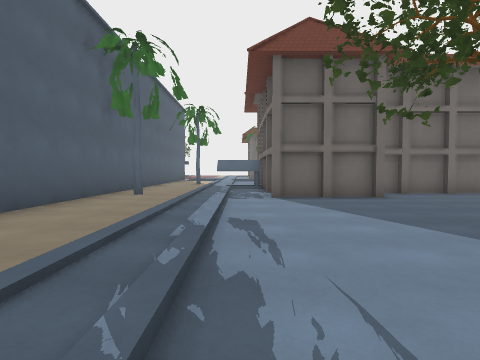
View 1 (above)

17 first-person views from a walk through a Godot game level. The camera is 1.3 m above the floor, tilts 2° down and sees 80° across. The floor is counted in squares, 2 m on a side. Each view is taken from the middle of a square. On the plan, view 1 faces up. The plan holds only what a view shows up to about 9 squares ahead; the rest is blank. The place goes on beyond the plan. Some surface patterns are stand-ins.

View 2
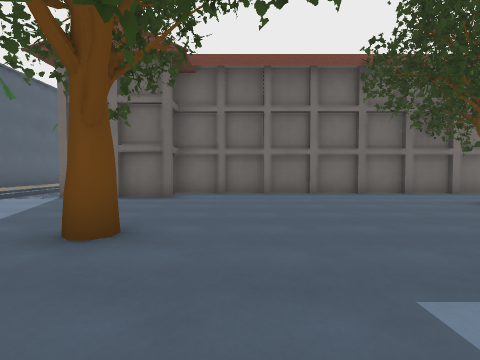

View 3
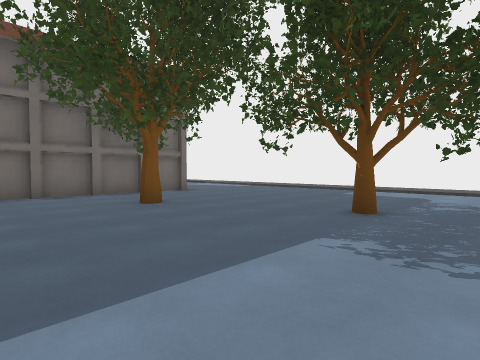

View 4
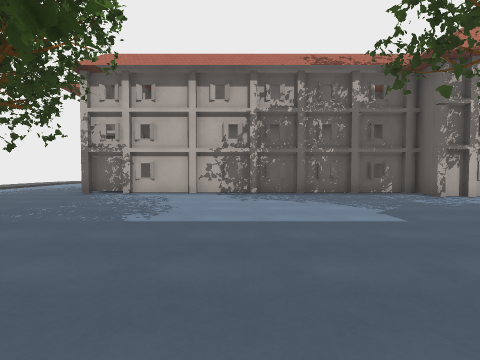

View 5
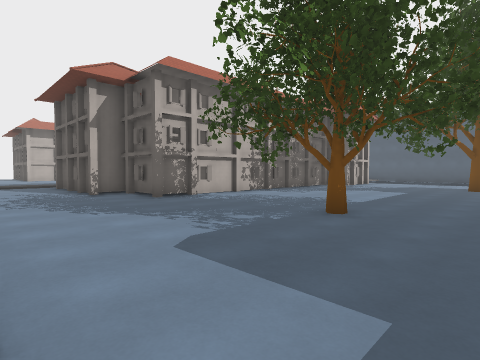

View 6
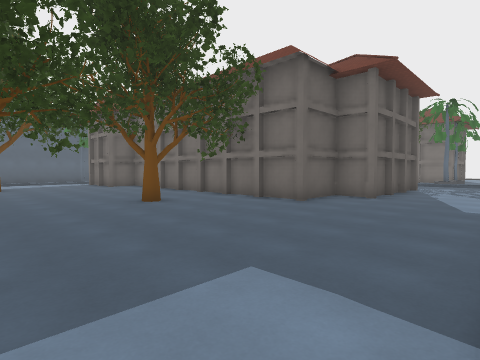

View 7
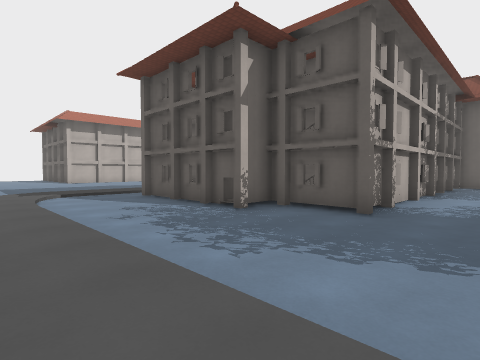

View 8
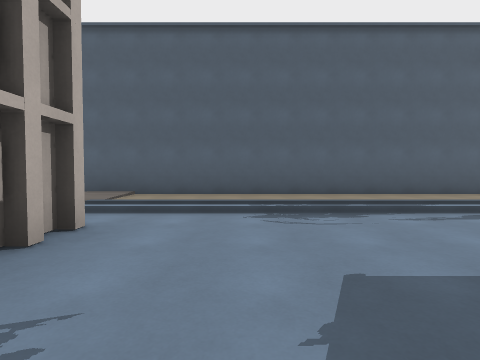

View 9
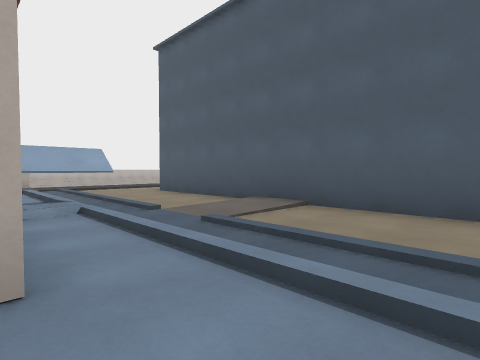

View 10
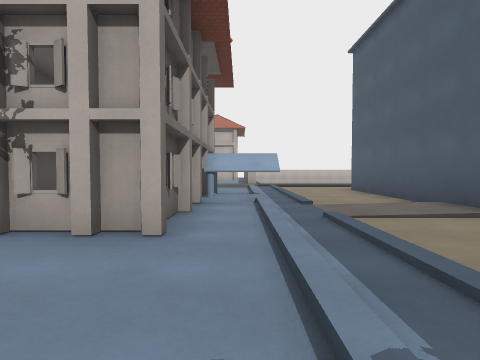

View 11
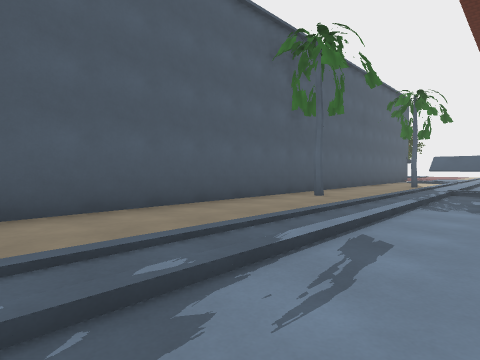

View 12
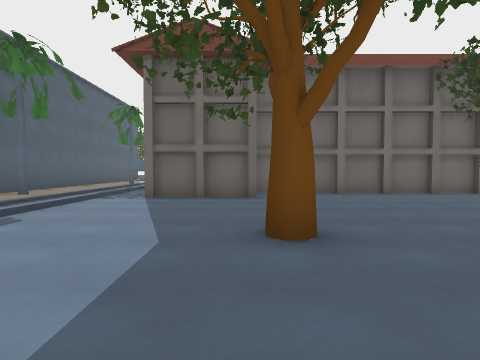

View 13
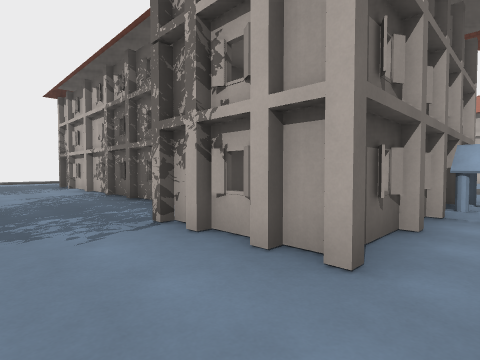

View 14
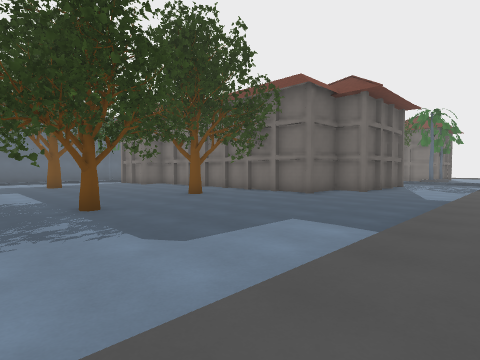

View 15
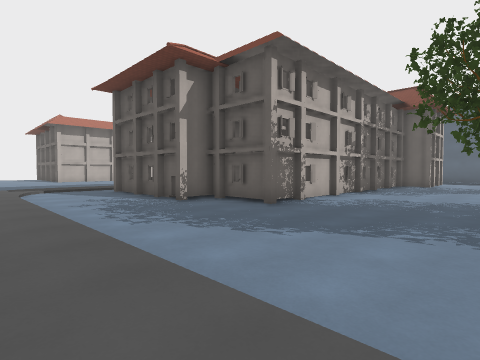

View 16
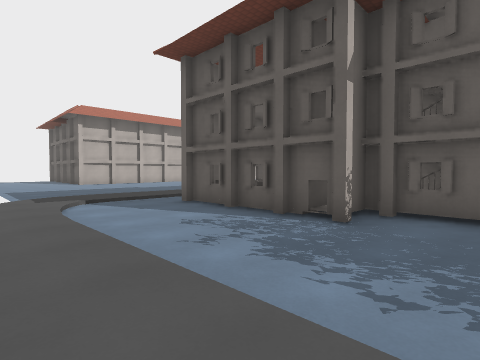

View 17
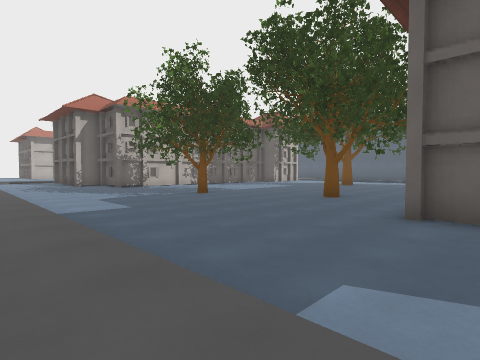

### Floor plan
Key: @ floor where view 1 was taken; # wall or solid block; . main floor; : floor 0.25 m higher than the main floor; / step, stairs or slope; T tree.
Columns run from 4 left of view 1 to 17 right of it. Each row starts with its distance up from view 1.
  9 #....           #.../:
  8 #....# ##########.../:
  7 #....###............/:
  6 #.................../:
  5 #.............T...../:
  4 #.................../:
  3 #......#............/:
  2 #..............T..../:
  1 #...............T.../:
  0 #...@.............../:
 -1 #.................../:
 -2 #....###............/:
 -3 #:...# ##########.../:
 -4 #/...#         ##.../:
 -5 #...##          ##../:
 -6 #....#          ##../:
 -7 #....           ##../:
 -8 #....          ###../:
 -9  ....            ...:
-10   ::            :::::
-11                 ////.
-12                   ...
-13                   ...
-14                    ..

Where each view was taken, in squares from view 1:
view 1: 0 up, 0 right, facing up
view 2: 0 up, 5 right, facing up
view 3: 0 up, 7 right, facing up-right
view 4: 5 up, 8 right, facing down
view 5: 4 up, 16 right, facing down-left
view 6: 2 up, 16 right, facing up-left
view 7: 1 down, 17 right, facing down-left
view 8: 0 up, 4 right, facing left
view 9: 0 up, 1 right, facing down-left
view 10: 1 up, 0 right, facing down
view 11: 1 up, 1 right, facing up-left
view 12: 0 up, 3 right, facing up
view 13: 0 up, 0 right, facing down-right
view 14: 0 up, 17 right, facing up-left
view 15: 1 up, 17 right, facing down-left
view 16: 3 down, 17 right, facing down-left
view 17: 9 up, 17 right, facing down-left
